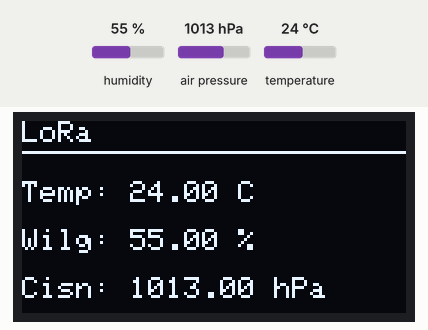
This program was run on a simulated Seeed XIAO ESP32-S3. Shown: 128×64 one-colour display. Inputs (shaded band) come from the test bench; at power-on: humidity 55 %, air pressure 1013 hPa, temperature 24 °C. What the program prints to the serial monitor is not drawn.

Above: at 1.2 s.
1.3 s: humidity set to 22 %
At 3.1 s:
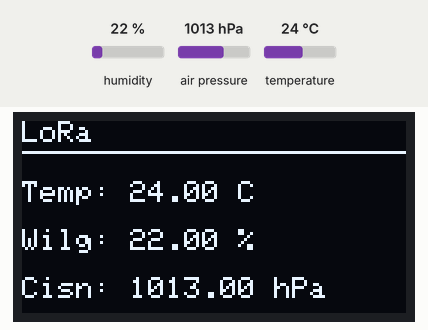
4.0 s: air pressure set to 952 hPa
At 4.5 s:
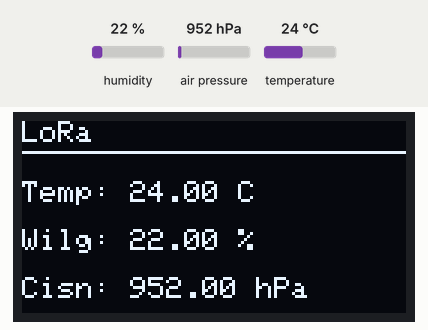
6.7 s: temperature set to 12 °C
At 8.5 s:
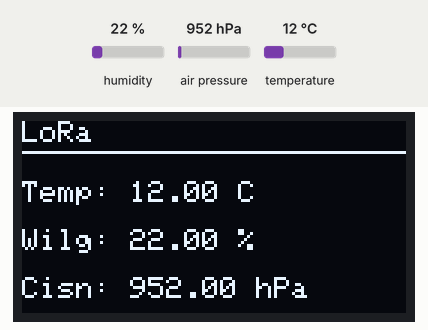
9.7 s: humidity set to 40 %
At 11.1 s:
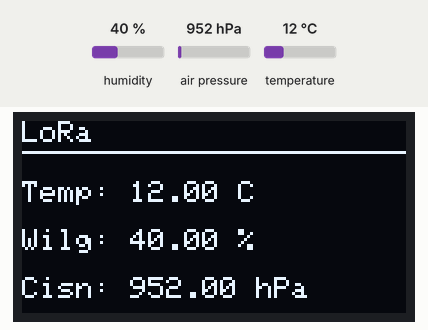
12.4 s: air pressure set to 975 hPa
At 15.1 s:
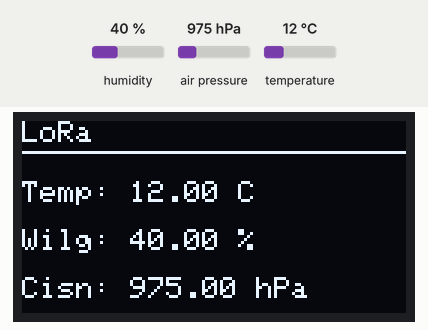
Timing chart, 0 to 16.6 s (numbered marks = the images above; inputs shaded):
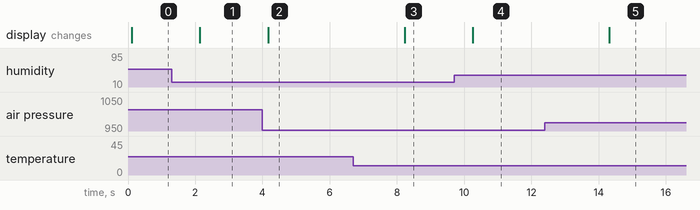

The program:

main.cpp
```cpp
#include <Arduino.h>
#include <Wire.h>
#include <Adafruit_Sensor.h>
#include <Adafruit_BME280.h>
#include <Adafruit_GFX.h>
#include <Adafruit_SSD1306.h>

#define SCREEN_WIDTH 128
#define SCREEN_HEIGHT 64

Adafruit_SSD1306 display(SCREEN_WIDTH, SCREEN_HEIGHT, &Wire, -1);
Adafruit_BME280 bme;

void setup() {
  Serial.begin(115200);
  Wire.begin();

  // OLED -> 0x3C
  if(!display.begin(SSD1306_SWITCHCAPVCC, 0x3C)) {
    Serial.println("Nie udało sie zainicjalizować ekranu OLED");
    while(1) delay(10);
  }

  display.clearDisplay();
  display.setTextColor(WHITE);
  display.setTextSize(1);
  display.setCursor(0,0);
  display.print("Inicjalizacja...");
  display.display();

  //  BME280 -> 0x76
  if(!bme.begin(0x76)) {
    Serial.println("Nie znaleziono czujnika BME280");
    display.setCursor(0, 20);
    display.print("Blad BME280");
    display.display();
    while (1) delay(10);
  }

  display.clearDisplay();
  display.display();
}

void loop() {
  float temp = bme.readTemperature();
  float hum = bme.readHumidity();
  float pres = bme.readPressure() / 100.0F; //  Pa -> hPa

  Serial.printf("Temperatura: %.2f *C, Wilgotność: %.2f %%, Ciśnienie: %.2f hPa\n", temp, hum, pres);

  display.clearDisplay();

  display.setCursor(0, 0);
  display.setTextSize(1);
  display.println("LoRa");
  display.drawLine(0, 10, 128, 10, WHITE);

  display.setCursor(0, 20);
  display.print("Temp: ");
  display.print(temp);
  display.println(" C");

  display.setCursor(0, 36);
  display.print("Wilg: ");
  display.print(hum);
  display.println(" %");

  display.setCursor(0, 52);
  display.print("Cisn: ");
  display.print(pres);
  display.println(" hPa");

  display.display();

  delay(2000);
}
```

Measured:
- after the input at 1.3 s, the display: changes after 0.84 s (image 1)
- after the input at 4.0 s, the display: changes after 0.17 s (image 2)
- after the input at 6.7 s, the display: changes after 1.5 s (image 3)
- after the input at 9.7 s, the display: changes after 0.56 s (image 4)
- after the input at 12.4 s, the display: changes after 1.9 s (image 5)
